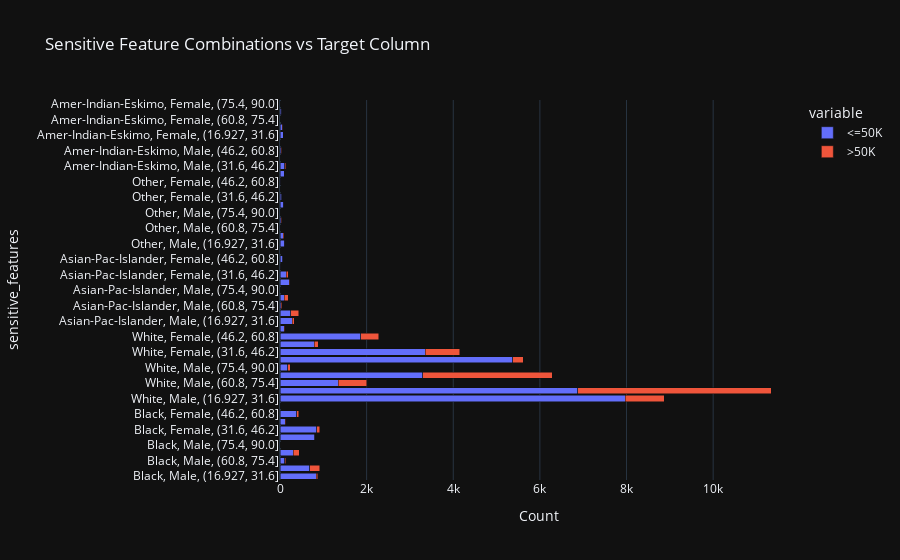

The notebook cell saved with this chart:
### Code cell
# Call the sensitive_feature_combinations function to get the counts table
counts_table = sensitive_feature_combinations(data, sensitive_features, target_column)


def plot_stacked_barchart(sensitive_feature_counts_table):
    """"creates a plotly stacked bar chart to display the distribution of class labels per sensitive subgroup"""
    #table always looks the same (sensitive features (vary in amount), count, class labels (vary in amount))
    list_of_labels = list(sensitive_feature_counts_table.columns)
    list_of_labels.remove('sensitive_features')
    list_of_labels.remove('count')
    fig = px.bar(sensitive_feature_counts_table, x=list_of_labels, y='sensitive_features', barmode='stack', title='Sensitive Feature Combinations vs Target Column', orientation='h')
    # Set the x-axis title
    fig.update_xaxes(title_text='Count')

    return fig

fig = plot_stacked_barchart(counts_table)
fig.show()

### Figure 1 — Plotly figure (JSON) as saved in the notebook; plotly's stock layout.template omitted (floating-point values rounded to 4 significant figures)
{"data": [{"alignmentgroup": "True", "hovertemplate": "variable=<=50K<br>value=%{x}<br>sensitive_features=%{y}<extra></extra>", "legendgroup": "<=50K", "marker": {"color": "#636efa", "pattern": {"shape": ""}}, "name": "<=50K", "offsetgroup": "<=50K", "orientation": "h", "showlegend": true, "textposition": "auto", "x": [833.0, 689.0, 105.0, 307.0, 9.0, 805.0, 845.0, 126.0, 392.0, 8.0, 7973.0, 6877.0, 1343.0, 3294.0, 183.0, 5378.0, 3349.0, 796.0, 1863.0, 99.0, 279.0, 246.0, 32.0, 95.0, 10.0, 212.0, 149.0, 19.0, 66.0, 2.0, 111.0, 70.0, 6.0, 24.0, 1.0, 86.0, 41.0, 3.0, 14.0, 97.0, 107.0, 7.0, 33.0, 1.0, 76.0, 54.0, 4.0, 35.0, 1.0], "xaxis": "x", "y": ["Black, Male, (16.927, 31.6]", "Black, Male, (31.6, 46.2]", "Black, Male, (60.8, 75.4]", "Black, Male, (46.2, 60.8]", "Black, Male, (75.4, 90.0]", "Black, Female, (16.927, 31.6]", "Black, Female, (31.6, 46.2]", "Black, Female, (60.8, 75.4]", "Black, Female, (46.2, 60.8]", "Black, Female, (75.4, 90.0]", "White, Male, (16.927, 31.6]", "White, Male, (31.6, 46.2]", "White, Male, (60.8, 75.4]", "White, Male, (46.2, 60.8]", "White, Male, (75.4, 90.0]", "White, Female, (16.927, 31.6]", "White, Female, (31.6, 46.2]", "White, Female, (60.8, 75.4]", "White, Female, (46.2, 60.8]", "White, Female, (75.4, 90.0]", "Asian-Pac-Islander, Male, (16.927, 31.6]", "Asian-Pac-Islander, Male, (31.6, 46.2]", "Asian-Pac-Islander, Male, (60.8, 75.4]", "Asian-Pac-Islander, Male, (46.2, 60.8]", "Asian-Pac-Islander, Male, (75.4, 90.0]", "Asian-Pac-Islander, Female, (16.927, 31.6]", "Asian-Pac-Islander, Female, (31.6, 46.2]", "Asian-Pac-Islander, Female, (60.8, 75.4]", "Asian-Pac-Islander, Female, (46.2, 60.8]", "Asian-Pac-Islander, Female, (75.4, 90.0]", "Other, Male, (16.927, 31.6]", "Other, Male, (31.6, 46.2]", "Other, Male, (60.8, 75.4]", "Other, Male, (46.2, 60.8]", "Other, Male, (75.4, 90.0]", "Other, Female, (16.927, 31.6]", "Other, Female, (31.6, 46.2]", "Other, Female, (60.8, 75.4]", "Other, Female, (46.2, 60.8]", "Amer-Indian-Eskimo, Male, (16.927, 31.6]", "Amer-Indian-Eskimo, Male, (31.6, 46.2]", "Amer-Indian-Eskimo, Male, (60.8, 75.4]", "Amer-Indian-Eskimo, Male, (46.2, 60.8]", "Amer-Indian-Eskimo, Male, (75.4, 90.0]", "Amer-Indian-Eskimo, Female, (16.927, 31.6]", "Amer-Indian-Eskimo, Female, (31.6, 46.2]", "Amer-Indian-Eskimo, Female, (60.8, 75.4]", "Amer-Indian-Eskimo, Female, (46.2, 60.8]", "Amer-Indian-Eskimo, Female, (75.4, 90.0]"], "yaxis": "y", "type": "bar"}, {"alignmentgroup": "True", "hovertemplate": "variable=>50K<br>value=%{x}<br>sensitive_features=%{y}<extra></extra>", "legendgroup": ">50K", "marker": {"color": "#EF553B", "pattern": {"shape": ""}}, "name": ">50K", "offsetgroup": ">50K", "orientation": "h", "showlegend": true, "textposition": "auto", "x": [35.0, 230.0, 25.0, 143.0, 1.0, 14.0, 75.0, 2.0, 41.0, 0.0, 900.0, 4462.0, 658.0, 2992.0, 53.0, 241.0, 797.0, 82.0, 417.0, 5.0, 48.0, 181.0, 20.0, 91.0, 0.0, 13.0, 44.0, 1.0, 11.0, 0.0, 3.0, 23.0, 2.0, 11.0, 0.0, 5.0, 6.0, 0.0, 0.0, 5.0, 24.0, 2.0, 9.0, 0.0, 4.0, 8.0, 0.0, 3.0, 0.0], "xaxis": "x", "y": ["Black, Male, (16.927, 31.6]", "Black, Male, (31.6, 46.2]", "Black, Male, (60.8, 75.4]", "Black, Male, (46.2, 60.8]", "Black, Male, (75.4, 90.0]", "Black, Female, (16.927, 31.6]", "Black, Female, (31.6, 46.2]", "Black, Female, (60.8, 75.4]", "Black, Female, (46.2, 60.8]", "Black, Female, (75.4, 90.0]", "White, Male, (16.927, 31.6]", "White, Male, (31.6, 46.2]", "White, Male, (60.8, 75.4]", "White, Male, (46.2, 60.8]", "White, Male, (75.4, 90.0]", "White, Female, (16.927, 31.6]", "White, Female, (31.6, 46.2]", "White, Female, (60.8, 75.4]", "White, Female, (46.2, 60.8]", "White, Female, (75.4, 90.0]", "Asian-Pac-Islander, Male, (16.927, 31.6]", "Asian-Pac-Islander, Male, (31.6, 46.2]", "Asian-Pac-Islander, Male, (60.8, 75.4]", "Asian-Pac-Islander, Male, (46.2, 60.8]", "Asian-Pac-Islander, Male, (75.4, 90.0]", "Asian-Pac-Islander, Female, (16.927, 31.6]", "Asian-Pac-Islander, Female, (31.6, 46.2]", "Asian-Pac-Islander, Female, (60.8, 75.4]", "Asian-Pac-Islander, Female, (46.2, 60.8]", "Asian-Pac-Islander, Female, (75.4, 90.0]", "Other, Male, (16.927, 31.6]", "Other, Male, (31.6, 46.2]", "Other, Male, (60.8, 75.4]", "Other, Male, (46.2, 60.8]", "Other, Male, (75.4, 90.0]", "Other, Female, (16.927, 31.6]", "Other, Female, (31.6, 46.2]", "Other, Female, (60.8, 75.4]", "Other, Female, (46.2, 60.8]", "Amer-Indian-Eskimo, Male, (16.927, 31.6]", "Amer-Indian-Eskimo, Male, (31.6, 46.2]", "Amer-Indian-Eskimo, Male, (60.8, 75.4]", "Amer-Indian-Eskimo, Male, (46.2, 60.8]", "Amer-Indian-Eskimo, Male, (75.4, 90.0]", "Amer-Indian-Eskimo, Female, (16.927, 31.6]", "Amer-Indian-Eskimo, Female, (31.6, 46.2]", "Amer-Indian-Eskimo, Female, (60.8, 75.4]", "Amer-Indian-Eskimo, Female, (46.2, 60.8]", "Amer-Indian-Eskimo, Female, (75.4, 90.0]"], "yaxis": "y", "type": "bar"}], "layout": {"xaxis": {"anchor": "y", "domain": [0.0, 1.0], "title": {"text": "Count"}}, "yaxis": {"anchor": "x", "domain": [0.0, 1.0], "title": {"text": "sensitive_features"}}, "legend": {"title": {"text": "variable"}, "tracegroupgap": 0}, "title": {"text": "Sensitive Feature Combinations vs Target Column"}, "barmode": "stack"}}
